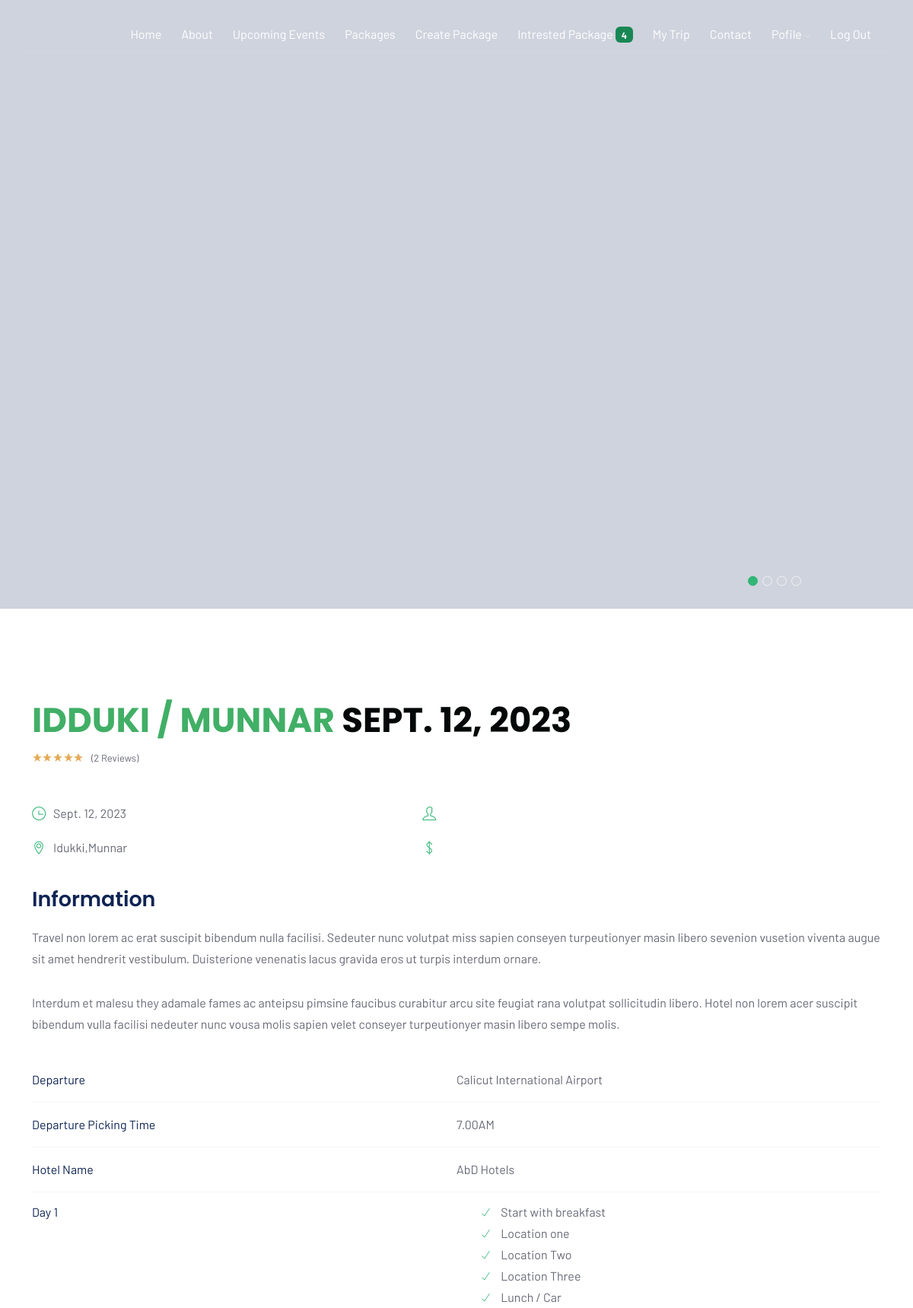
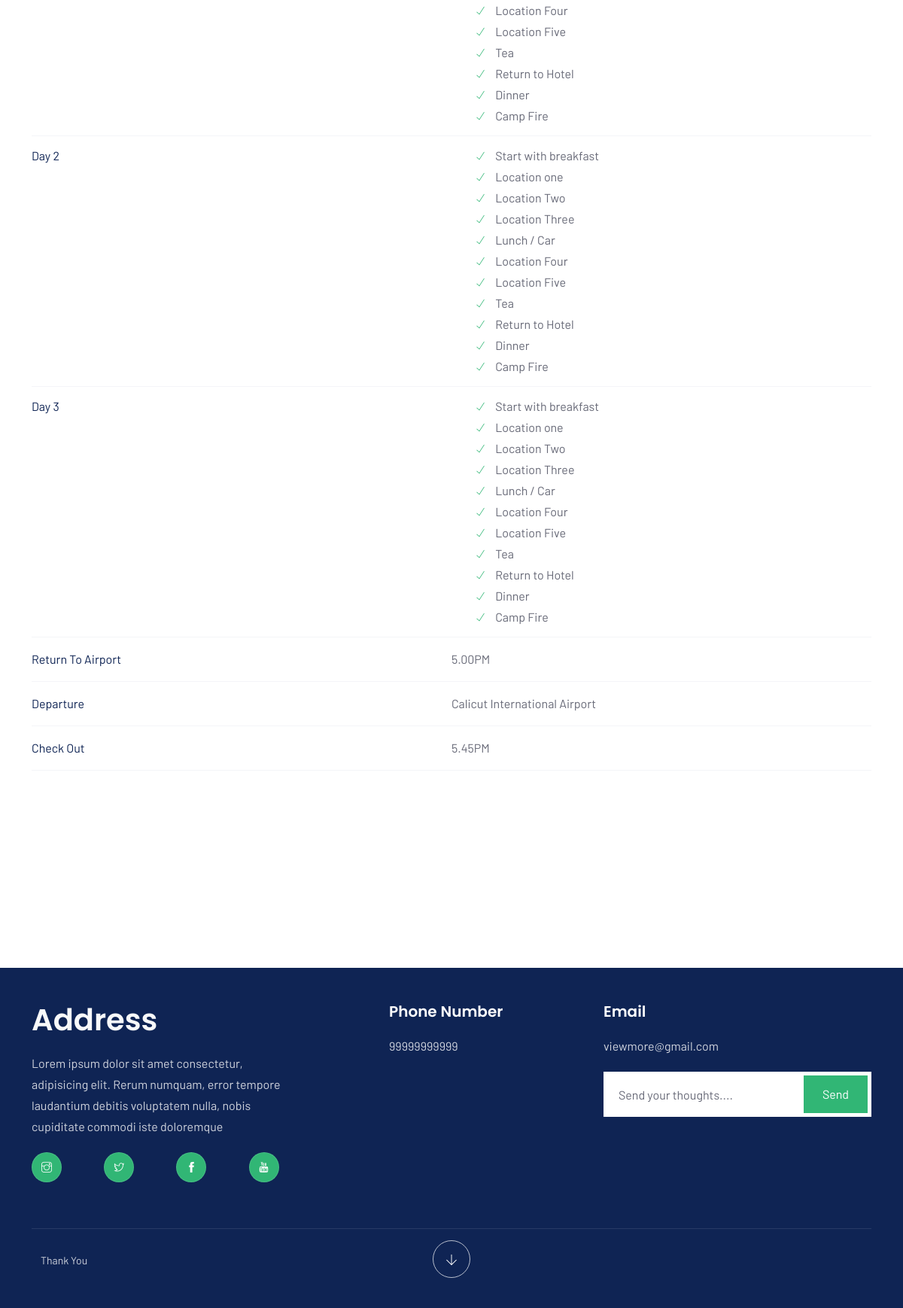
The page /acc/mytripdetail/1 (signed in) on the database its author committed (2 pictures, top to bottom).
### account/models.py (models this page shows, shortened)
class Booked(models.Model):
    user=models.ForeignKey(User,on_delete=models.CASCADE,default=True)
    package=models.ForeignKey(Packages,on_delete=models.CASCADE,related_name="intbooked")
    date=models.DateField(auto_now_add=True)
    address=models.CharField(max_length=500,null=True)
    phone=models.IntegerField(null=True)

class Packages(models.Model):
    packagename=models.CharField(max_length=200)
    price= models.IntegerField()
    image=models.ImageField(upload_to='package_images')
    image2=models.ImageField(upload_to='package_images',default='default_image.jpg')
    image3=models.ImageField(upload_to='package_images',default='default_image.jpg')
    description=models.CharField(max_length=1000)
    days=models.IntegerField()
    location=models.CharField(max_length=100)
    pickingdeparture=models.CharField(max_length=300)
    chekingtime=models.TimeField()
    hotelname=models.CharField(max_length=300)
    returnairporttime=models.TimeField()
    pickoutdeparture=models.CharField(max_length=300)
    checkouttime=models.TimeField()
    upcoming=models.BooleanField(default=True)

class TravelItinerary(models.Model):
    day = models.IntegerField()  # Day number
    package = models.ForeignKey(Packages, on_delete=models.CASCADE, related_name="iteneries")
    activities = models.JSONField()  # JSONField to store a list of activities

### account/views.py (the view)
# urls.py: path('mytripdetail/<int:id>',Mytripdetail.as_view(),name='mytripdetail'),
@method_decorator(decs,name='dispatch')
class Mytripdetail(DetailView):
    template_name="mytripdetail.html"
    pk_url_kwarg='id'
    queryset=Booked.objects.all()
    context_object_name="book"
    def get_queryset(self):
        return Booked.objects.filter(user=self.request.user)

### account/context_processors.py (called while the page is built)
def intrested_count(request):
    if request.user.is_authenticated:
        cnt=Intrested.objects.filter(user=request.user).count()
        return {'count':cnt}
    else:
        return{"count":0}

### account/views.py (called while the page is built)
def signin_requierd(fn):
    def inner(requiest,*args,**kwargs):
        if requiest.user.is_authenticated:
            return fn(requiest,*args,**kwargs)
        else :
            messages.error(requiest,"Login first")
            return redirect("log")
    return inner

### account/templates/mytripdetail.html (shortened to what this page needs)
{% extends 'headandfoot.html' %}
{% block headandfoot %}
{% load static %}
     <header class="header slider">
        <div class="owl-carousel owl-theme">
            <div class="text-center item bg-img" data-overlay-dark="2" data-background=" {{book.package.image.url}}"></div>
        </div>
        <div class="arrow bounce text-center">
            <a href="#" data-scroll-nav="1" class=""> <i class="ti-arrow-down"></i> </a>
        </div>
    </header>
    <section class="tour-page section-padding" data-scroll-index="1">
        <div class="container">
            <div class="row">
                <div class="col-md-8 mb-30 pdetaile">
                    <div class="section-title mb-0">{{book.package.packagename}}<span>  {{book.date}}</span></div>
                    <div class="rating mb-30"> <i class="star active"></i> <i class="star active"></i> <i class="star active"></i> <i class="star active"></i> <i class="star active"></i>
                        <div class="reviews-count color-2">(2 Reviews)</div>
                    </div>
                    <div class="tour-page head-icon">
                        <p><i class="ti-time"></i> {{book.date}}</p>
                        <p><i class="ti-user"></i> {{book.package.name}}</p>
                        <p><i class="ti-location-pin"></i>{{book.package.location}}</p>
                        <p><i class="ti-money"></i><b> {{book.totalamt}}</b></p>
                    </div>
                    <h6>Information</h6>
                    <p class="mb-30">Travel non lorem ac erat suscipit bibendum nulla facilisi. Sedeuter nunc volutpat miss sapien conseyen turpeutionyer masin libero sevenion vusetion viventa augue sit amet hendrerit vestibulum. Duisterione venenatis lacus gravida eros ut turpis interdum ornare.</p>
                    <p class="mb-30">Interdum et malesu they adamale fames ac anteipsu pimsine faucibus curabitur arcu site feugiat rana volutpat sollicitudin libero. Hotel non lorem acer suscipit bibendum vulla facilisi nedeuter nunc vousa molis sapien velet conseyer turpeutionyer masin libero sempe molis.</p>
                    <div class="tour-page time-table"> <span>Departure</span>
                        <p>Calicut International Airport</p>
                    </div>
                    <div class="tour-page time-table"> <span>Departure Picking Time</span>
                        <p>7.00AM</p>
                    </div>
                    <div class="tour-page time-table"> <span>Hotel Name</span>
                        <p>AbD Hotels</p>
                    </div>
                    {% for itenry in book.package.iteneries.all %}
                    <div class="tour-page time-table-price"> <span>Day {{itenry.day}}</span>
                        <ul class="tour-page time-table-price-include">
                            {%  for a in itenry.activities %}
                            <li><i class="ti-check"></i> {{ a}}</li>
                            {% endfor %}
                        </ul>
                    </div>
                    {% endfor %}
                    <div class="tour-page time-table"> <span>Return To Airport</span>
                        <p>5.00PM</p>
                    </div>
                    <div class="tour-page time-table"> <span>Departure </span>
                        <p>Calicut International Airport</p>
                    </div>
                    <div class="tour-page time-table"> <span>Check Out</span>
                        <p>5.45PM</p>
                    </div>
                    <br>
                    <br>
                    <br>
                    <br>
                </div>
            </div>
        </div>
    </section>
{% endblock headandfoot %}

### account/templates/headandfoot.html (shortened to what this page needs)
{% load static %}
<!DOCTYPE html>
<html lang="zxx">
<head>
    <link rel="stylesheet" href="{% static 'css/plugins.css'  %}" />
    <link rel="stylesheet" href="{% static 'css/style.css' %}" />
</head>
<body>
    <nav class="navbar navbar-expand-lg">
        <div class="container">
            <div class="collapse navbar-collapse" id="navbar">
                <ul class="navbar-nav ms-auto">
                    <li class="nav-item"><a class="nav-link" href="{% url 'h' %}">Home</a></li>
                    <li class="nav-item"><a class="nav-link" href="{% url 'about'%}">About</a></li>
                    <li class="nav-item"><a class="nav-link" href="{% url 'upevent'%}">Upcoming Events</a></li>
                    <li class="nav-item"><a class="nav-link" href="{% url 'tours'%}">Packages</a></li>
                    <li class="nav-item"><a class="nav-link" href="{% url 'cpackage'%}">Create Package</a></li>
                    <li class="nav-item"><a class="nav-link" href="{% url 'inpackage'%}">Intrested Package
                        <span class=" badge bg-success ">{{count}}</span>
                    </a></li>
                    <li class="nav-item"><a class="nav-link" href="{% url 'mytrip' %}">My Trip</a></li>
                    <li class="nav-item"><a class="nav-link" href="{% url 'contact'%}">Contact</a></li>
                    <li class="nav-item dropdown"> <a class="nav-link dropdown-toggle" href="#" role="button" data-bs-toggle="dropdown" data-bs-auto-close="outside" aria-expanded="false">Pofile <i class="ti-angle-down"></i></a>
                    </li>
                     <li class="nav-item"><a class="nav-link" onclick="return confirm('Are you sure..?')" href="{% url 'logout'%}">Log Out</a></li>
                </ul>
            </div>
        </div>
    </nav>
{% block headandfoot %}
{% endblock headandfoot %}
    <footer class="footer clearfix">
        <div class="container">
            <div class="second-footer">
                <div class="row">
                    <div class="col-md-4 widget-area">
                        <div class="widget clearfix">
                            <div > <h1 class="text-light">Address</h1></div>
                            <div class="widget-text">
                                <p>Lorem ipsum dolor sit amet consectetur, adipisicing elit. Rerum numquam, error tempore laudantium debitis voluptatem nulla, nobis cupiditate commodi iste doloremque</p>
                                <div class="social-icons">
                                    <ul class="list-inline">
                                        <li><a href="#"><i class="ti-instagram"></i></a></li>
                                        <li class="ms-5"><a href="#"><i class="ti-twitter"></i></a></li>
                                        <li class="ms-5"><a href="#"><i class="ti-facebook"></i></a></li>
                                        <li class="ms-5"><a href="#"><i class="ti-youtube"></i></a></li>
                                    </ul>
                                </div>
                            </div>
                        </div>
                    </div>
                    <div class="col-md-3 offset-md-1 widget-area">
                        <div class="widget clearfix usful-links">
                            <h3 class="widget-title">Phone Number</h3>
                            <p>99999999999</p>
                        </div>
                    </div>
                    <div class="col-md-4 widget-area">
                        <div class="widget clearfix">
                            <h3 class="widget-title">Email</h3>
                            <p>viewmore@gmail.com</p>
                            <div class="widget-newsletter">
                                <form action="#">
                                    <input type="widget-area" placeholder="Send your thoughts...." required>
                                    <button type="submit">Send</button>
                                </form>
                            </div>
                        </div>
                    </div>
                </div>
            </div>
            <div class="bottom-footer-text">
                <div class="row copyright">
                    <div class="col-md-12">
                        <p class=" container">Thank You</p>
                    </div>
                </div>
            </div>
        </div>
    </footer>
</body>
</html>

### rows shown on the page
Booked: package.packagename "IDDUKI / MUNNAR", date "SEPT. 12, 2023", date "Sept. 12, 2023", package.location "Idukki,Munnar"
TravelItinerary: day "1", activities "Start with breakfast" "Location one" "Location Two" "Location Three" "Lunch / Car" "Location Four" "Location Five" "Tea" "Return to Hotel" "Dinner" "Camp Fire"
TravelItinerary: day "2", activities "Start with breakfast" "Location one" "Location Two" "Location Three" "Lunch / Car" "Location Four" "Location Five" "Tea" "Return to Hotel" "Dinner" "Camp Fire"
TravelItinerary: day "3", activities "Start with breakfast" "Location one" "Location Two" "Location Three" "Lunch / Car" "Location Four" "Location Five" "Tea" "Return to Hotel" "Dinner" "Camp Fire"

### other values the page prints
{{ count }} "4"
